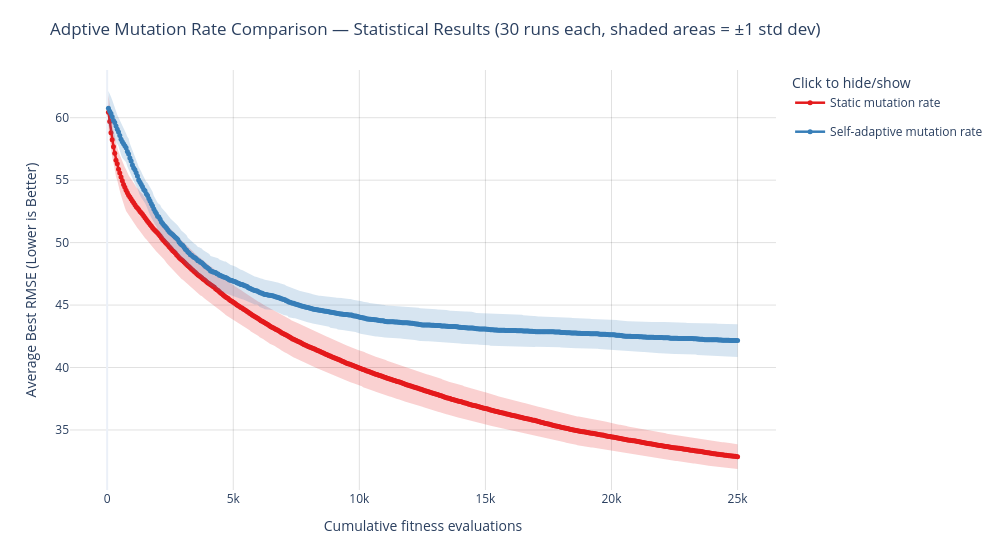

The cell this chart's notebook holds for it:
### Code cell
mutation_rate_strategy = [
    "Static mutation rate",
    "Self-adaptive mutation rate"
]

plot_statistical_comparison_interactive(
    adaptive_mutation_rate_statistical_comparison,
    labels=mutation_rate_strategy,
    title="Adptive Mutation Rate Comparison — Statistical Results (30 runs each, shaded areas = ±1 std dev)",
)

### Figure 1 — Plotly figure (JSON) as saved in the notebook; plotly's stock layout.template omitted (floating-point values rounded to 4 significant figures; data arrays with more than 128 entries replaced by an {"elided": "..."} marker saying what was removed)
{"data": [{"hoverinfo": "skip", "legendgroup": "Static mutation rate", "line": {"width": 0}, "mode": "lines", "name": "Static mutation rate std upper", "showlegend": false, "type": "scatter", "x": {"elided": "500 int values"}, "y": {"elided": "500 float values"}}, {"fill": "tonexty", "fillcolor": "rgba(228,26,28, 0.20)", "hoverinfo": "skip", "legendgroup": "Static mutation rate", "line": {"width": 0}, "mode": "lines", "name": "Static mutation rate std band", "showlegend": false, "type": "scatter", "x": {"elided": "500 int values"}, "y": {"elided": "500 float values"}}, {"customdata": {"elided": "500x1 float values"}, "hovertemplate": "Cumulative fitness evaluations: %{x}<br>Mean: %{y:.5f}<br>Std: %{customdata[0]:.5f}<extra></extra>", "legendgroup": "Static mutation rate", "line": {"color": "rgb(228,26,28)", "width": 2.5}, "marker": {"size": 5}, "mode": "lines+markers", "name": "Static mutation rate", "type": "scatter", "x": {"elided": "500 int values"}, "y": {"elided": "500 float values"}}, {"hoverinfo": "skip", "legendgroup": "Self-adaptive mutation rate", "line": {"width": 0}, "mode": "lines", "name": "Self-adaptive mutation rate std upper", "showlegend": false, "type": "scatter", "x": {"elided": "500 int values"}, "y": {"elided": "500 float values"}}, {"fill": "tonexty", "fillcolor": "rgba(55,126,184, 0.20)", "hoverinfo": "skip", "legendgroup": "Self-adaptive mutation rate", "line": {"width": 0}, "mode": "lines", "name": "Self-adaptive mutation rate std band", "showlegend": false, "type": "scatter", "x": {"elided": "500 int values"}, "y": {"elided": "500 float values"}}, {"customdata": {"elided": "500x1 float values"}, "hovertemplate": "Cumulative fitness evaluations: %{x}<br>Mean: %{y:.5f}<br>Std: %{customdata[0]:.5f}<extra></extra>", "legendgroup": "Self-adaptive mutation rate", "line": {"color": "rgb(55,126,184)", "width": 2.5}, "marker": {"size": 5}, "mode": "lines+markers", "name": "Self-adaptive mutation rate", "type": "scatter", "x": {"elided": "500 int values"}, "y": {"elided": "500 float values"}}], "layout": {"height": 550, "hovermode": "x unified", "legend": {"itemclick": "toggle", "itemdoubleclick": "toggleothers", "title": {"text": "Click to hide/show"}}, "margin": {"b": 60, "l": 70, "r": 30, "t": 70}, "title": {"text": "Adptive Mutation Rate Comparison — Statistical Results (30 runs each, shaded areas = ±1 std dev)"}, "width": 1000, "xaxis": {"gridcolor": "rgba(0,0,0,0.12)", "showgrid": true, "title": {"text": "Cumulative fitness evaluations"}}, "yaxis": {"gridcolor": "rgba(0,0,0,0.12)", "showgrid": true, "title": {"text": "Average Best RMSE (Lower is Better)"}}}}
